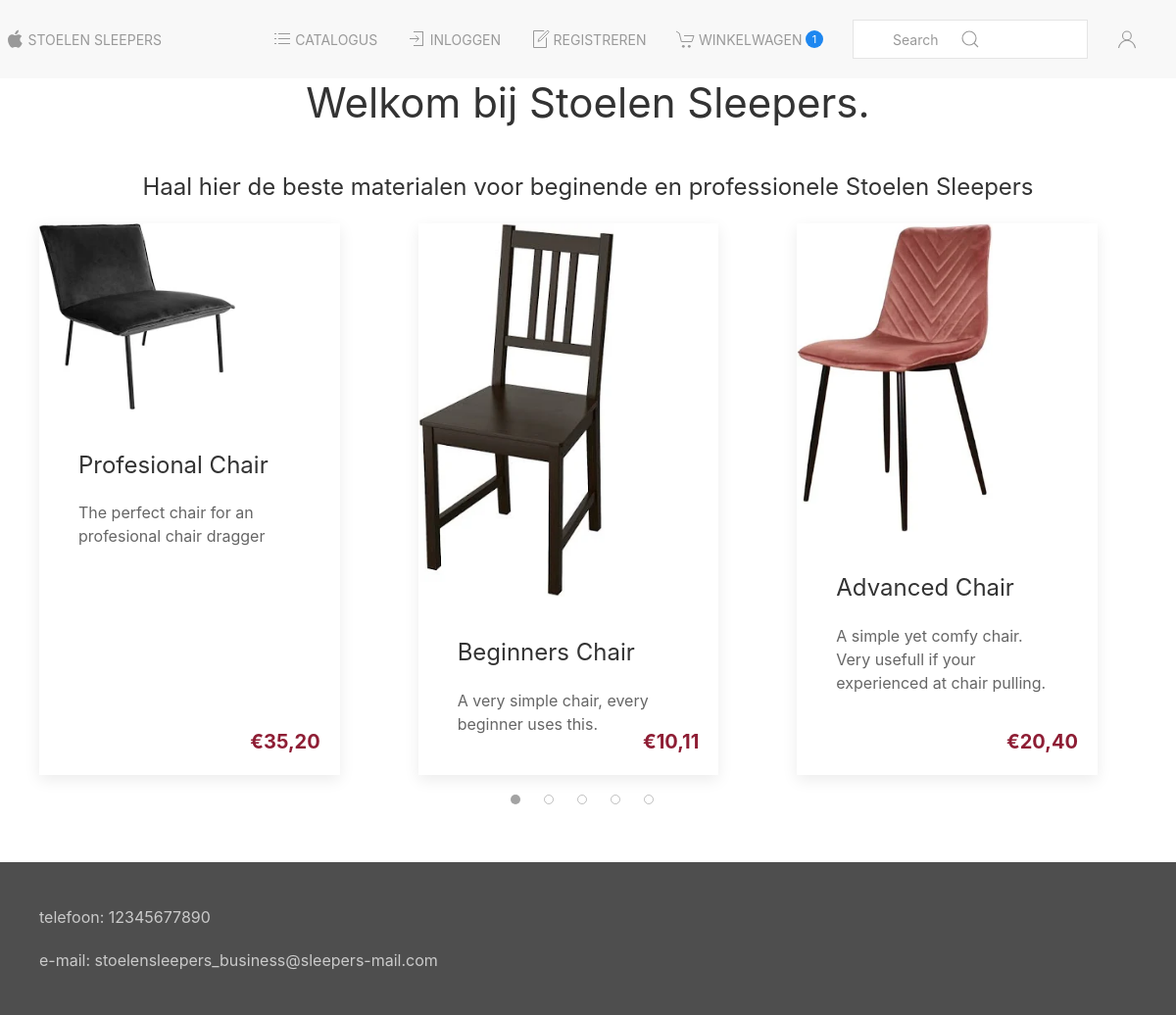
Before: /dev/index.php with the older database file.
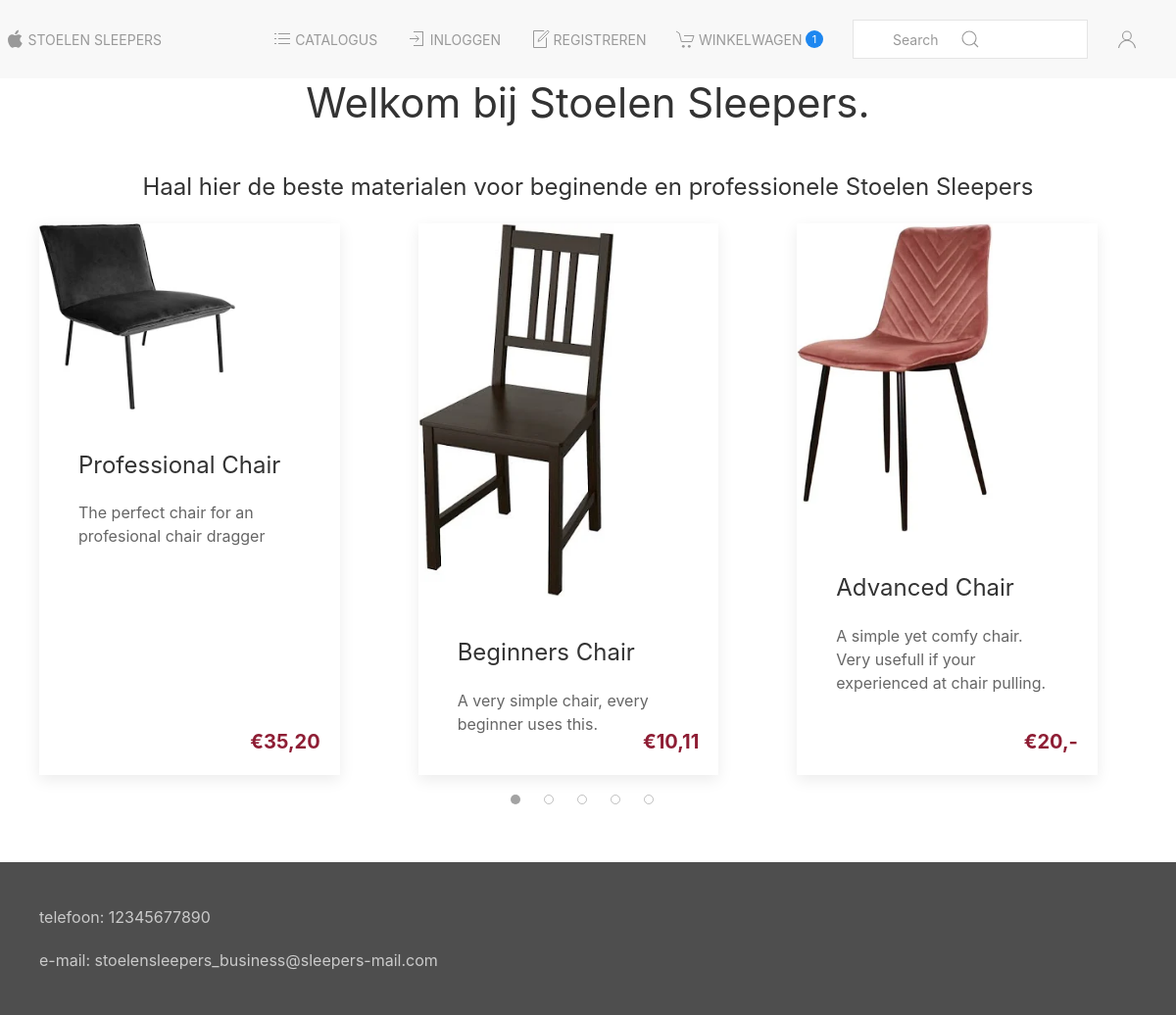
After: the same page with the newer database file.
### tables this page shows
CREATE TABLE `products` (
  `ID` int(11) NOT NULL,
  `name` varchar(50) NOT NULL,
  `description` varchar(250) NOT NULL,
  `price` float NOT NULL,
  `image` varchar(50) NOT NULL
);

### dev/src/database/Database.class.php (called while the page is built, shortened)
<?php
class Database extends PDO
{
    public function runSql(string $sql, array $params = []): array
    {
        $query = $this->prepare($sql);
        $query->execute($params);
        return $query->fetchAll(PDO::FETCH_ASSOC);
    }
}

### dev/src/helpers/price.helper.php (called while the page is built)
<?php
class PriceHelper
{
    public function parseFloatToPrice(float $float): string
    {
        $stringFloat = (string) $float;
        if (!str_contains($stringFloat, ".")) {
            $stringFloat .= ",-";
        }
        $stringFloat = str_replace(".", ",", $stringFloat);
        $decimals = preg_split("/,/", $stringFloat);
        $decimals = (string) $decimals[1];
        if (
            !str_ends_with($decimals, "0") && !str_ends_with($decimals, "-")
            && strlen($decimals) < 2
        ) {
            $stringFloat .= "0";
        }
        return $stringFloat;
    }
}

### dev/index.php (the view, shortened to what this page needs)
<?php
include_once("./src/database/Database.class.php");
include_once("./src/helpers/price.helper.php");
$PriceHelper = new PriceHelper();
try {
    $dbconn = new Database();
    $sql = "SELECT * FROM products";
    $recset = $dbconn->runSql($sql);
} catch (PDOException $e) {
    echo "Connection failed: " . $e->getMessage();
}
include_once("template/head.inc.php");
?>
<main>
    <div class="uk-flex uk-flex-center">
        <h1>Welkom bij Stoelen Sleepers.</h1>
    </div>
    <br>
    <div class="uk-flex uk-flex-center">
        <h3>Haal hier de beste materialen voor beginende en professionele Stoelen Sleepers</h3>
    </div>
    <div class="uk-container">
        <div class="uk-slider-container-offset" uk-slider="autoplay: true; autoplay-interval: 3000; active: first"
            id="slider-products">
            <div class="uk-position-relative uk-visible-toggle uk-dark" tabindex="-1">
                <div class="uk-slider-items uk-child-width-1-2@s uk-child-width-1-3@m uk-grid">
                    <?php for ($i = 0; $i < 5; $i++):
                        $product = $recset[$i]; ?>
                        <div class="uk-link-reset">
                            <div class="uk-card uk-card-default uk-height-1-1">
                                <a href="product.php?product_id=<?= $product['ID'] ?>">
                                    <div class="uk-card-media-top">
                                        <img src=<?= $product['image'] ?> height="300" width="200" alt="">
                                    </div>
                                    <div class="uk-card-body">
                                        <h3 class="uk-card-title"><?= $product['name'] ?></h3>
                                        <p><?= $product['description'] ?></p>
                                    </div>
                                    <div class="">
                                        <div class="uk-flex uk-flex-row">
                                            <div class="uk-flex-column uk-width-1-3">
                                                <h4
                                                    class="price-text uk-position-bottom-right uk-margin-right uk-margin-top">
                                                    &euro;<?= $PriceHelper->parseFloatToPrice($product['price']) ?></h4>
                                            </div>
                                        </div>
                                    </div>
                                </a>
                            </div>
                        </div>
                    <?php endfor; ?>
                </div>
            </div>
            <ul class="uk-slider-nav uk-dotnav uk-flex-center uk-margin"></ul>
        </div>
    </div>
</main>
<?php
include_once("template/foot.inc.php");

### dev/template/head.inc.php (shortened to what this page needs)
<!DOCTYPE html>
<html lang="en">
<head>
    <link href="./css/uikit_rtl.min.css" rel="stylesheet" />
    <link href="./css/uikit.min.css" rel="stylesheet" />
</head>
<body>
    <nav class="uk-navbar-container">
        <div uk-navbar class="uk-margin-xsmall-left uk-margin-medium-right">
            <div class="uk-navbar-left">
                <ul class="uk-navbar-nav">
                    <li>
                        <a href="index.php">
                            <span uk-icon="icon: apple"></span>
                            <p>Stoelen sleepers</p>
                        </a>
                    </li>
                </ul>
            </div>
            <div class="uk-navbar-right">
                <ul class="uk-navbar-nav">
                    <li>
                        <a href="catalogue.php">
                            <span uk-icon="icon: list"></span>
                            <p>Catalogus</p>
                        </a>
                    </li>
                    <li>
                        <a href="login.php">
                            <span uk-icon="icon: sign-in"></span>
                            <p>Inloggen</p>
                        </a>
                    </li>
                    <li>
                        <a href="register.php">
                            <span uk-icon="icon: file-edit"></span>
                            <p>Registreren</p>
                        </a>
                    </li>
                    <li>
                        <a href="cart.php">
                            <span uk-icon="icon: cart"></span>
                            <p>Winkelwagen</p>
                            <span class="uk-badge">1</span>
                        </a>
                    </li>
                    <li>
                        <div>
                            <div class="uk-navbar-item">
                                <form class="uk-search uk-search-navbar">
                                    <span uk-search-icon></span>
                                    <input class="uk-search-input" type="search" placeholder="Search"
                                        aria-label="Search">
                                </form>
                            </div>
                        </div>
                    </li>
                    <li>
                        <a><span uk-icon="icon: user" class="uk-parent"></span></a>
                    </li>
                </ul>
            </div>
        </div>
    </nav>

### dev/template/foot.inc.php (shortened to what this page needs)
<footer>
        <div uk-sticky="position: bottom">
            <div class="uk-overlay-primary">
                <div class="uk-container">
                    <br>
                    <p>telefoon: 12345677890</p>
                    <p>e-mail: stoelensleepers_business@sleepers-mail.com</p>
                    <br>
                </div>
            </div>
        </div>
    </footer>
</body>
</html>

Changed rows visible on the page:
changed products "The perfect chair for an profesional chair dragger": name "Profesional Chair" → "Professional Chair"
changed products "Advanced Chair": price "20,40" → "20,-"
